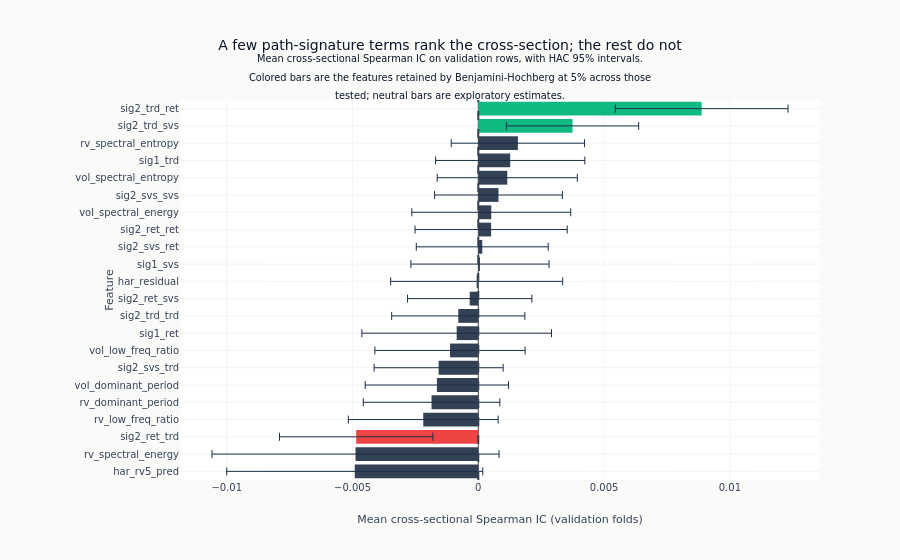

Notebook code cell kept with this figure:
### Markdown cell above
**Figure F4** replaces the ranked table this section used to print. Each bar is
a feature's mean validation IC with its HAC confidence interval; a bar is
colored when the FDR correction retains the feature and neutral when it does
not. The interval is what stops the ranking from being read as a result: the
features are ordered by point estimate, and most of those estimates cannot be
distinguished from zero.

### Code cell
if n_tested > 0:
    plot_ic = hac_df.sort("mean_ic")
    bar_colors = [
        COLORS["positive"]
        if row["fdr_significant"] and row["mean_ic"] > 0
        else COLORS["negative"]
        if row["fdr_significant"]
        else COLORS["neutral"]
        for row in plot_ic.to_dicts()
    ]
    ic_title = (
        "A few path-signature terms rank the cross-section; the rest do not"
        if n_fdr_sig
        else "No temporal feature ranks the cross-section on its own"
    ) + (
        "<br><sup>Mean cross-sectional Spearman IC on validation rows, with HAC 95% intervals."
        "<br>Colored bars are the features retained by Benjamini-Hochberg at 5% across those"
        "<br>tested; neutral bars are exploratory estimates.</sup>"
    )
    fig = go.Figure(
        go.Bar(
            x=plot_ic["mean_ic"],
            y=plot_ic["feature"],
            orientation="h",
            marker_color=bar_colors,
            error_x={
                "type": "data",
                "array": (1.96 * plot_ic["hac_se"]).to_list(),
                "color": COLORS["slate"],
                "thickness": 1,
            },
            showlegend=False,
        )
    )
    fig.add_vline(x=0, line_dash="dash", line_color=COLORS["neutral"])
    fig.update_layout(
        title=ic_title,
        xaxis_title="Mean cross-sectional Spearman IC (validation folds)",
        yaxis_title="Feature",
        margin={"l": 180},
        height=560,
    )
    fig.show()
else:
    print("Validation IC chart omitted: too few symbols per timestamp to rank a cross-section.")

### Figure 1 — Plotly figure (JSON) as saved in the notebook; plotly's stock layout.template omitted (floating-point values rounded to 4 significant figures)
{"data": [{"error_x": {"array": [0.005088, 0.005705, 0.003049, 0.002978, 0.002714, 0.002849, 0.002564, 0.002986, 0.003769, 0.002647, 0.002471, 0.003419, 0.002745, 0.002622, 0.003024, 0.003158, 0.002539, 0.002785, 0.002966, 0.002649, 0.002629, 0.003432], "color": "#1a2d4a", "thickness": 1, "type": "data"}, "marker": {"color": ["#334155", "#334155", "#ef4444", "#334155", "#334155", "#334155", "#334155", "#334155", "#334155", "#334155", "#334155", "#334155", "#334155", "#334155", "#334155", "#334155", "#334155", "#334155", "#334155", "#334155", "#10b981", "#10b981"]}, "orientation": "h", "showlegend": false, "type": "bar", "x": [-0.004911, -0.004881, -0.004854, -0.002189, -0.001859, -0.001645, -0.001577, -0.001125, -0.0008597, -0.0007966, -0.0003416, -6.486e-05, 6.501e-05, 0.0001566, 0.0005088, 0.0005148, 0.0008024, 0.001152, 0.001268, 0.001573, 0.003745, 0.008879], "y": ["har_rv5_pred", "rv_spectral_energy", "sig2_ret_trd", "rv_low_freq_ratio", "rv_dominant_period", "vol_dominant_period", "sig2_svs_trd", "vol_low_freq_ratio", "sig1_ret", "sig2_trd_trd", "sig2_ret_svs", "har_residual", "sig1_svs", "sig2_svs_ret", "sig2_ret_ret", "vol_spectral_energy", "sig2_svs_svs", "vol_spectral_entropy", "sig1_trd", "rv_spectral_entropy", "sig2_trd_svs", "sig2_trd_ret"]}], "layout": {"height": 560, "margin": {"l": 180}, "shapes": [{"line": {"color": "#334155", "dash": "dash"}, "type": "line", "x0": 0, "x1": 0, "xref": "x", "y0": 0, "y1": 1, "yref": "y domain"}], "title": {"text": "A few path-signature terms rank the cross-section; the rest do not<br><sup>Mean cross-sectional Spearman IC on validation rows, with HAC 95% intervals.<br>Colored bars are the features retained by Benjamini-Hochberg at 5% across those<br>tested; neutral bars are exploratory estimates.</sup>"}, "xaxis": {"title": {"text": "Mean cross-sectional Spearman IC (validation folds)"}}, "yaxis": {"title": {"text": "Feature"}}}}
